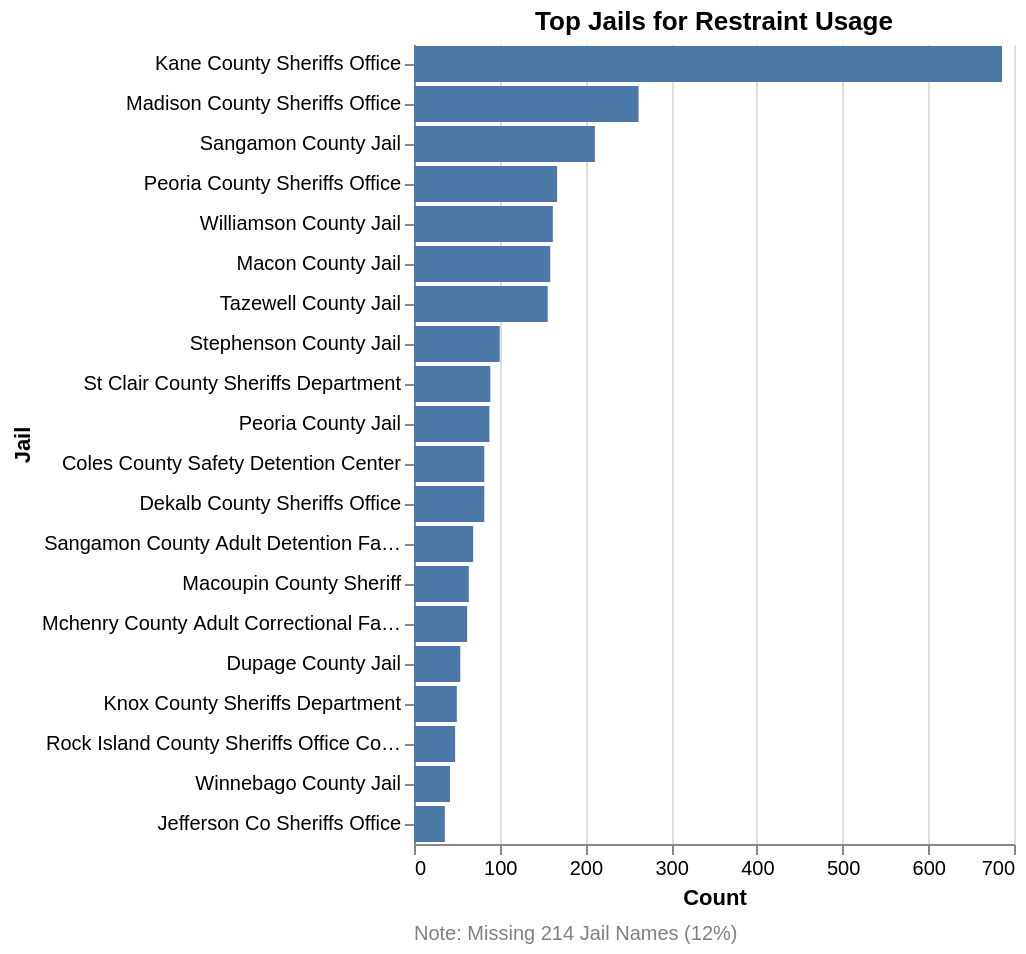

The code cell stored with this chart in its notebook:
### Code cell
restraints_chart

### Figure 1 — Vega-Lite specification as saved in the notebook (floating-point values rounded to 4 significant figures)
{"config": {"view": {"continuousWidth": 300, "continuousHeight": 300, "stroke": null}}, "layer": [{"data": {"name": "data-9ed4688bfc0b2631d6e0688d5d4e5b82"}, "mark": {"type": "bar"}, "encoding": {"x": {"field": "count", "title": "Count", "type": "quantitative"}, "y": {"field": "Cleaned Facility Name", "sort": "-x", "title": "Jail", "type": "nominal"}}, "title": "Top Jails for Restraint Usage"}, {"data": {"name": "data-fe9df8e910d2b31f55e94ceb3499708f"}, "mark": {"type": "text", "align": "left", "baseline": "bottom", "color": "gray", "dx": 0, "dy": 20, "fontSize": 10}, "encoding": {"text": {"field": "text", "type": "nominal"}, "x": {"value": 0}, "y": {"value": 430}}}], "$schema": "https://vega.github.io/schema/vega-lite/v5.20.1.json", "datasets": {"data-9ed4688bfc0b2631d6e0688d5d4e5b82": [{"Cleaned Facility Name": "Kane County Sheriffs Office", "count": 686}, {"Cleaned Facility Name": "Madison County Sheriffs Office", "count": 262}, {"Cleaned Facility Name": "Sangamon County Jail", "count": 211}, {"Cleaned Facility Name": "Peoria County Sheriffs Office", "count": 167}, {"Cleaned Facility Name": "Williamson County Jail", "count": 162}, {"Cleaned Facility Name": "Macon County Jail", "count": 159}, {"Cleaned Facility Name": "Tazewell County Jail", "count": 156}, {"Cleaned Facility Name": "Stephenson County Jail", "count": 100}, {"Cleaned Facility Name": "St Clair County Sheriffs Department", "count": 89}, {"Cleaned Facility Name": "Peoria County Jail", "count": 88}, {"Cleaned Facility Name": "Coles County Safety Detention Center", "count": 82}, {"Cleaned Facility Name": "Dekalb County Sheriffs Office", "count": 82}, {"Cleaned Facility Name": "Sangamon County Adult Detention Facility", "count": 69}, {"Cleaned Facility Name": "Macoupin County Sheriff", "count": 64}, {"Cleaned Facility Name": "Mchenry County Adult Correctional Facility", "count": 62}, {"Cleaned Facility Name": "Dupage County Jail", "count": 54}, {"Cleaned Facility Name": "Knox County Sheriffs Department", "count": 50}, {"Cleaned Facility Name": "Rock Island County Sheriffs Office County Jail", "count": 48}, {"Cleaned Facility Name": "Winnebago County Jail", "count": 42}, {"Cleaned Facility Name": "Jefferson Co Sheriffs Office", "count": 36}], "data-fe9df8e910d2b31f55e94ceb3499708f": [{"text": "Note: Missing 214 Jail Names (12%)", "x": 0, "y": 0}]}}
